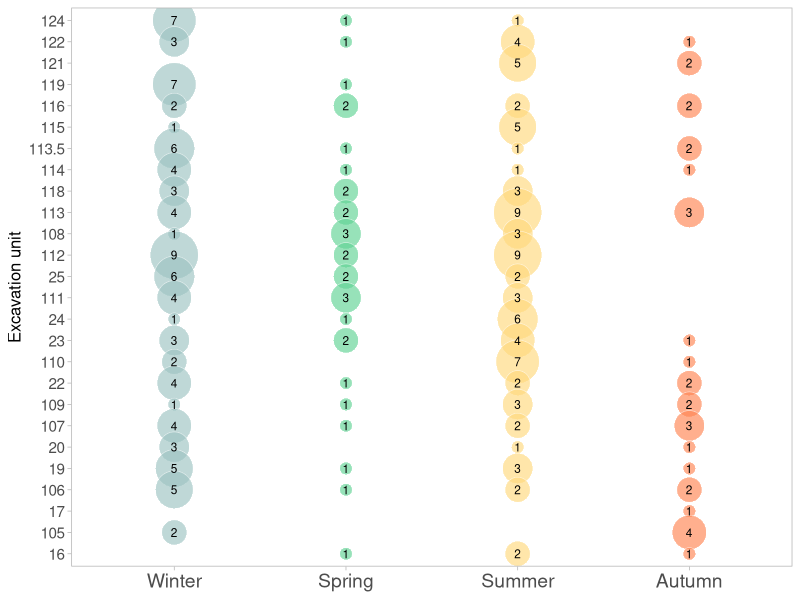
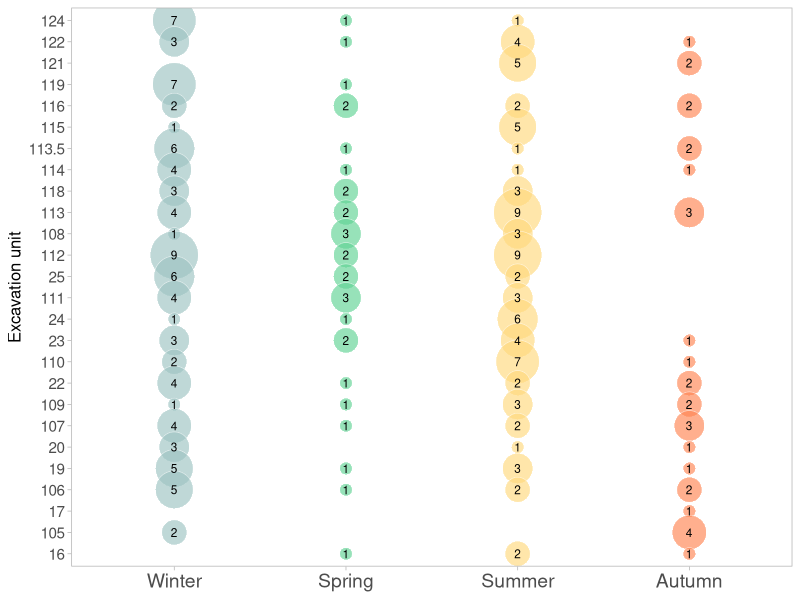

R code for these plots, in order:

library(readxl)
library(tidyverse)

data <- read_excel("Season Zukovica per unit.xlsx")

data_long <- data %>%
  pivot_longer(
    cols = Winter:Autumn,
    names_to = "Season",
    values_to = "Value"
  )

data_long$Season <- factor(data_long$Season,
                           levels = c("Winter", "Spring", "Summer", "Autumn"))


season_colors <- c(
  Winter = "#9DC3C1",
  Spring = "#60D394",  
  Summer = "#FFD97D", 
  Autumn = "#FF8552"
)


season_bubbles <- ggplot(data_long,
                         aes(x = Season,
                             y = factor(excavation_unit,
                                        levels = rev(unique(excavation_unit))),
                             size = Value,
                             fill = Season)) +
  
  geom_point(shape = 21,
             colour = "white",
             stroke = 0.3,
             alpha = 0.65,
             na.rm = TRUE) +
  
  geom_text(aes(label = Value),
            size = 3,
            colour = "black",
            na.rm = TRUE) +
  
  scale_size(range = c(4,16)) +
  
  scale_fill_manual(values = season_colors) +
  
  labs(
    x = NULL,
    y = "Excavation unit"
  ) +
  
  theme_light() +
  
  theme(
    legend.position = "",
    panel.grid = element_blank(),
    axis.title.y = element_text(size = 12, face = "plain"),
    axis.text.x = element_text(size = 14),
    axis.text.y = element_text(size = 11)
  )

print(season_bubbles)

ggsave(
  "allunits.png",
  season_bubbles,
  width = 15,
  height = 7,
  dpi = 300
)
